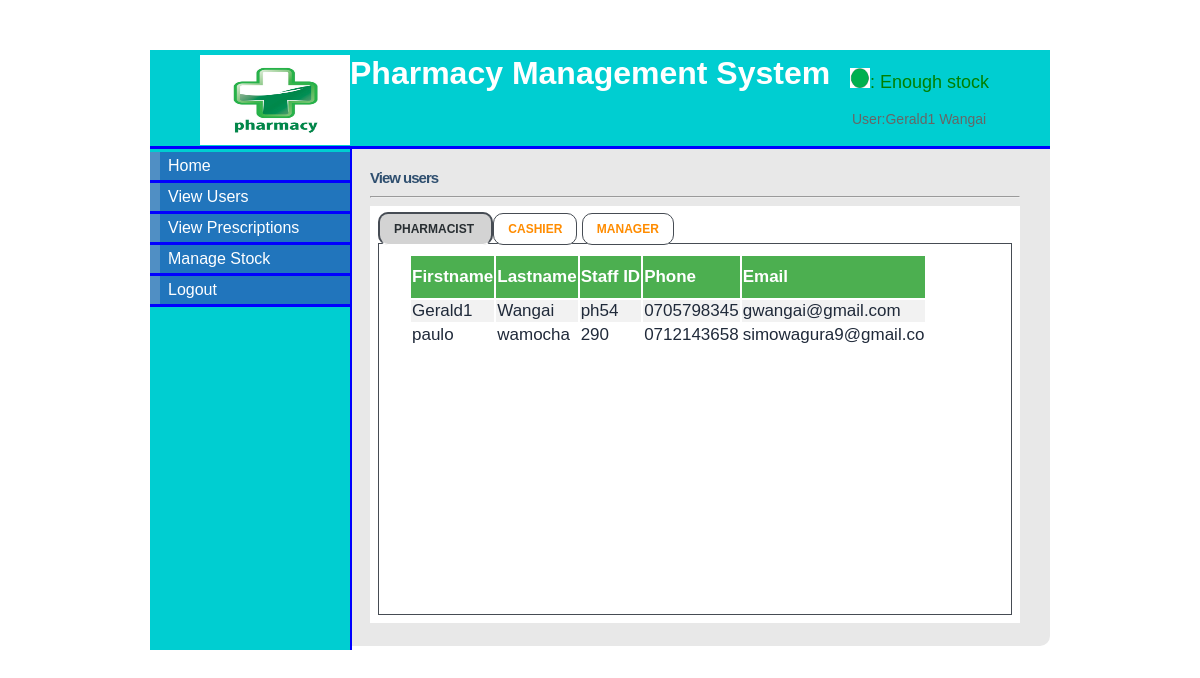
The page /view.php (signed in) on the database its author committed.
### tables this page shows
CREATE TABLE `pharmacist` (
  `pharmacist_id` tinyint(5) NOT NULL,
  `first_name` varchar(15) NOT NULL,
  `last_name` varchar(15) NOT NULL,
  `staff_id` varchar(10) NOT NULL,
  `postal_address` varchar(20) NOT NULL,
  `phone` varchar(12) NOT NULL,
  `email` varchar(20) NOT NULL,
  `username` varchar(10) NOT NULL,
  `password` varchar(10) NOT NULL,
  `date` datetime NOT NULL
);

### view.php (the view, shortened to what this page needs)
<?php
if(isset($_SESSION['username'])){
$fname=$_SESSION['first_name'];
$lname=$_SESSION['last_name'];
}else{
header("location:http://".$_SERVER['HTTP_HOST'].dirname($_SERVER['PHP_SELF'])."/index.php");
exit();
}
?>
<!DOCTYPE html>
<html>
<head>
<link rel="stylesheet" type="text/css" href="style/mystyle.css">
    <link rel="stylesheet" type="text/css" href="style/form.css">
<link rel="stylesheet" href="style/style.css" type="text/css" media="screen" />
<link rel="stylesheet" type="text/css" href="style/dashboard_styles.css"  media="screen" />
<link rel="stylesheet" href="style/table1.css" type="text/css" media="screen" />
</head>
<body>
<div id="content">
<div id="header">
<h1><a href="#"><img src="images/hd_logo.jpg" class="img"></a> Pharmacy Management System</h1>
	<?php
	include('connect_db.php');
	$qury=mysqli_query($conn, "SELECT * from stock where status='low'") or die(mysqli_error());
	$ros=mysqli_num_rows($qury);
	if($ros>0){
		?>
	 <p class="dd"><img src="images/red.png" class="imgc">: Low stock</p>
	<?php
	}else{
		?>
	<p class="ddc"><img src="images/green.png" class="imgc">: Enough stock</p>
	<?php
	}
	?>
       <p class="user">User:<?php echo $fname." ".$lname; ?></p></div>
<div id="left_column">
<div id="button">
		<ul>
			<li><a href="manager.php">Home</a></li>
			<li><a href="view.php">View Users</a></li>
			<li><a href="view_prescription.php">View Prescriptions</a></li>
			<li><a href="stock.php">Manage Stock</a></li>
			<li><a href="logout.php">Logout</a></li>
		</ul>
</div>
</div>
<div id="main">
<div id="tabbed_box" class="tabbed_box">
    <h4>View users</h4>
<hr/>
    <div class="tabbed_area">
        <ul class="tabs">
            <li><a href="javascript:tabSwitch('tab_1', 'content_1');" id="tab_1" class="active">Pharmacist </a></li>
            <li><a href="javascript:tabSwitch('tab_2', 'content_2');" id="tab_2">Cashier</a></li>
			<li><a href="javascript:tabSwitch('tab_3', 'content_3');" id="tab_3">Manager</a></li>
        </ul>
        <div id="content_1" class="content">
<?php echo $message;
        include_once('connect_db.php');
       $result = mysqli_query($conn,"SELECT * FROM pharmacist")or die(mysqli_error());
        echo "<table border='0' cellpadding='1' height='auto'>";
        echo "<tr><th>Firstname</th> <th>Lastname </th> <th>Staff ID</th><th>Phone</th><th>Email</th></tr>";
        while($row = mysqli_fetch_array( $result )) {
                echo "<tr>";
                echo '<td>' . $row['first_name'] . '</td>';
				echo '<td>' . $row['last_name'] . '</td>';
				echo '<td>' . $row['staff_id'] . '</td>';
				echo '<td>' . $row['phone'] . '</td>';
				echo '<td>' . $row['email'] . '</td>';
			}
        echo "</table>";
?>
        </div>
    </div>
</div>
</div>
</div>
</body>
</html>

### style/mystyle.css (style rules this page uses)
body { margin-top: 50px; padding-top: 0px; }
#content { margin-left: auto; margin-right: auto; background: #E8E8E8; width: 900px; height: auto; font-family: sans-serif; border-radius: 10px; }
#tab_1,#tab_2,#tab_3,#tab_4 { font-size: 12px; font-family: sans-serif; }
#header { width: 900px; height: 96px; background: #00CED1; border-bottom: solid 3px blue; }
#header h1 { margin: 0px; padding-top: 5px; margin-left: 50px; color: #fff; }
#header .img { float:left; height: 90px; width: 150px; }
#left_column { clear: all; float: left; width: 200px; height: 501px; background: #00CED1; border-right:solid 2px blue; }
#main { clear: all; width: 780px; height: 470px; background: #E8E8E8; }
.imgc { margin-top: -80px; margin-left: 500px; height: 20px; width: 20px; }
.ddc { margin-top: -20px; font-family: sans-serif; font-size: 18px; color:green; }
#button { width: 12.5em; padding: 0 0 1em 0; margin-top: 0.2em; margin-bottom: 1em; font-family: 'Trebuchet MS', 'Lucida Grande', Verdana, Arial, Sans-serif; background: #00CED1; color: #333; }
#button ul { list-style: none; margin: 0; padding: 0; border: none; }
#button li { border-bottom: 3px solid blue; margin: 0; list-style: none; list-style-image: none; }
#button li a { display: block; padding: 5px 5px 5px 0.5em; border-left: 10px solid #508fc4; border-right: 10px solid #2175bc; background-color: #2175bc; color: #fff; text-decoration: none; width: 100%; }
html>body #button li a { width: auto; }

### style/form.css (style rules this page uses)
.user { margin-left: 680px; }

### style/style.css (style rules this page uses)
#tabbed_box { margin: 0px auto 0px 220px; width: 650px; border-radius: 10px; }
.tabbed_box h4 { font-size: 15px; color:#2F4F6F; letter-spacing:-1px; margin-bottom:10px; }
.tabbed_area { border: 0px solid #494e52; background-color: #fff; padding: 8px; }
ul.tabs { margin: 0px; padding: 0px; margin-top: 5px; margin-bottom: 6px; }
ul.tabs li { list-style: none; display: inline; }
ul.tabs li a { background-color:#ffffff; color: darkorange; padding: 8px 14px 8px 14px; text-decoration: none; font-size: 6px; font-family: Verdana, Arial, Helvetica, sans-serif; font-weight: bold; text-transform: uppercase; border: 1px solid #464c54; border-radius: 10px; }
ul.tabs li a.active { background-color:lightgray ; color: #282e32; border: 2px solid #464c54; border-bottom: 1px solid #ffffff; }
.content { background-color: #ffffff; padding: 10px; border: 1px solid #464c54; }

### style/dashboard_styles.css (style rules this page uses)
a, a:visited { color:#0063be; text-decoration: none; }
h1 a, h1 a:visited, h2 a, h2 a:visited, h3 a, h3 a:visited, h4 a, h4 a:visited, h5 a, h5 a:visited, h6 a, h6 a:visited { color: #444444; }
.user { display: block; padding-left: 22px; background: url(user.gif) left 50% no-repeat; font-size: 14px; color: #666666; font-weight: normal; }

### style/table1.css (style rules this page uses)
table { overflow-y:scroll; height:350px; display:block; margin-top:; background-color: ; font-family: sans-serif; font-size: 17px; color:#202a3a; margin-left: 20px; width: auto; }
th, td { text-align: left; }
tr:nth-child(even) { background-color: #f2f2f2 }
th { background-color: #4CAF50; color: white; height: 40px; }

### view.php (style rules this page uses)
#main { height: 477px; }

### rows shown on the page
pharmacist: first_name "Gerald1", last_name "Wangai", staff "ph54", phone "0705798345", email "gwangai@gmail.com"
pharmacist: first_name "paulo", last_name "wamocha", staff "290", phone "0712143658", email "simowagura9@gmail.co"

### other values the page prints
$fname "Gerald1"
$lname "Wangai"
